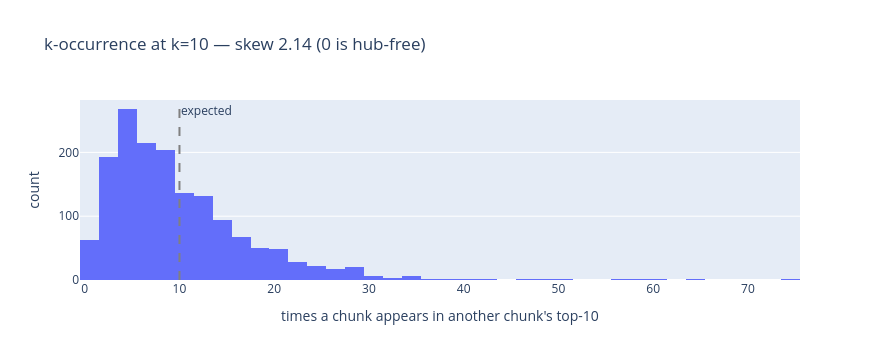

Source (notebook cell):
### Markdown cell above
### Hubs: chunks retrieved for everything

In high dimensions a few points drift toward the centre of the cloud and land in almost
every neighbourhood. They are retrieval parasites — they surface for queries they have
nothing to do with. A healthy space has a flat k-occurrence distribution centred on *k*.

### Code cell
counts = geometry.hubness(vectors, k=10)
skew = geometry.hub_skew(counts)

fig = px.histogram(x=counts, nbins=70,
                   title=f"k-occurrence at k=10 — skew {skew:.2f} (0 is hub-free)",
                   labels={"x": "times a chunk appears in another chunk's top-10"})
fig.add_vline(x=10, line_dash="dash", line_color="grey", annotation_text="expected")
fig.update_layout(width=880, height=360, showlegend=False)
fig.show()

print(f"median {np.median(counts):.0f} | max {counts.max()} "
      f"| {(counts > 30).sum()} chunks appear in 30+ neighbourhoods\n")
for rank, row in enumerate(np.argsort(-counts)[:5], 1):
    r = df.iloc[row]
    print(f"{rank}. [{counts[row]:>3}x] {r.sutta_uid} #{r.chunk_index} — {r.doc_title}")
    print(f"    {' '.join(r.chunk_text.split())[:170]}...\n")

### Figure 1 — Plotly figure (JSON) as saved in the notebook; plotly's stock layout.template omitted (floating-point values rounded to 4 significant figures; data arrays with more than 128 entries replaced by an {"elided": "..."} marker saying what was removed)
{"data": [{"bingroup": "x", "hovertemplate": "times a chunk appears in another chunk's top-10=%{x}<br>count=%{y}<extra></extra>", "legendgroup": "", "marker": {"color": "#636efa", "pattern": {"shape": ""}}, "name": "", "nbinsx": 70, "orientation": "v", "showlegend": false, "type": "histogram", "x": {"elided": "1593 int values"}, "xaxis": "x", "yaxis": "y"}], "layout": {"annotations": [{"showarrow": false, "text": "expected", "x": 10, "xanchor": "left", "xref": "x", "y": 1, "yanchor": "top", "yref": "y domain"}], "barmode": "relative", "height": 360, "legend": {"tracegroupgap": 0}, "shapes": [{"line": {"color": "grey", "dash": "dash"}, "type": "line", "x0": 10, "x1": 10, "xref": "x", "y0": 0, "y1": 1, "yref": "y domain"}], "showlegend": false, "title": {"text": "k-occurrence at k=10 — skew 2.14 (0 is hub-free)"}, "width": 880, "xaxis": {"anchor": "y", "domain": [0.0, 1.0], "title": {"text": "times a chunk appears in another chunk's top-10"}}, "yaxis": {"anchor": "x", "domain": [0.0, 1.0], "title": {"text": "count"}}}}
